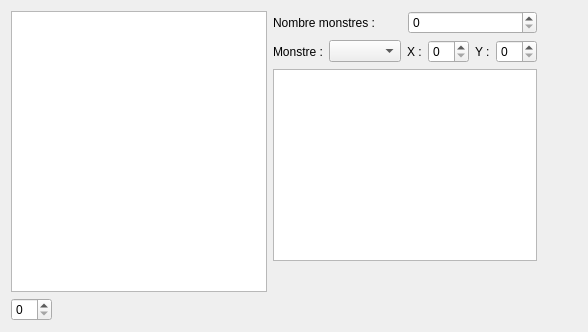
      <widget class="QWidget" name="tab_groupesmonstres">
       <attribute name="title">
        <string>Groupes de monstres</string>
       </attribute>
       <layout class="QHBoxLayout" name="horizontalLayout_9">
        <item>
         <layout class="QVBoxLayout" name="groupesmonstre_list_verticalLayout">
          <item>
           <widget class="QListWidget" name="groupesmonstre_listWidget"/>
          </item>
          <item>
           <layout class="QHBoxLayout" name="groupesmonstre_spinBox_horizontalLayout">
            <item>
             <widget class="QSpinBox" name="groupesmonstre_spinBox"/>
            </item>
            <item>
             <spacer name="groupesmonstre_spinBox_horizontalSpacer">
              <property name="orientation">
               <enum>Qt::Horizontal</enum>
              </property>
              <property name="sizeHint" stdset="0">
               <size>
                <width>40</width>
                <height>20</height>
               </size>
              </property>
             </spacer>
            </item>
           </layout>
          </item>
         </layout>
        </item>
        <item>
         <layout class="QVBoxLayout" name="groupesmonstre_verticalLayout">
          <item>
           <layout class="QHBoxLayout" name="groupesmonstre_nombre_horizontalLayout">
            <item>
             <widget class="QLabel" name="groupesmonstre_nombre_label">
              <property name="text">
               <string>Nombre monstres :</string>
              </property>
             </widget>
            </item>
            <item>
             <widget class="QSpinBox" name="groupesmonstre_nombre_spinBox"/>
            </item>
           </layout>
          </item>
          <item>
           <layout class="QHBoxLayout" name="groupesmonstre_monstre_horizontalLayout">
            <item>
             <widget class="QLabel" name="groupesmonstre_monstre_label">
              <property name="text">
               <string>Monstre :</string>
              </property>
             </widget>
            </item>
            <item>
             <widget class="QComboBox" name="groupesmonstre_monstre_comboBox"/>
            </item>
            <item>
             <widget class="QLabel" name="groupesmonstre_x_label">
              <property name="text">
               <string>X :</string>
              </property>
             </widget>
            </item>
            <item>
             <widget class="QSpinBox" name="groupesmonstre_x_spinBox"/>
            </item>
            <item>
             <widget class="QLabel" name="groupesmonstre_y_label">
              <property name="text">
               <string>Y :</string>
              </property>
             </widget>
            </item>
            <item>
             <widget class="QSpinBox" name="groupesmonstre_y_spinBox"/>
            </item>
           </layout>
          </item>
          <item>
           <widget class="QListWidget" name="groupesmonstre_monstre_listWidget"/>
          </item>
          <item>
           <spacer name="groupesmonstre_verticalSpacer">
            <property name="orientation">
             <enum>Qt::Vertical</enum>
            </property>
            <property name="sizeHint" stdset="0">
             <size>
              <width>20</width>
              <height>40</height>
             </size>
            </property>
           </spacer>
          </item>
          <item>
           <widget class="QLabel" name="groupesmonstre_label">
            <property name="text">
             <string/>
            </property>
           </widget>
          </item>
         </layout>
        </item>
        <item>
         <spacer name="groupesmonstre_horizontalSpacer">
          <property name="orientation">
           <enum>Qt::Horizontal</enum>
          </property>
          <property name="sizeHint" stdset="0">
           <size>
            <width>40</width>
            <height>20</height>
           </size>
          </property>
         </spacer>
        </item>
       </layout>
      </widget>
